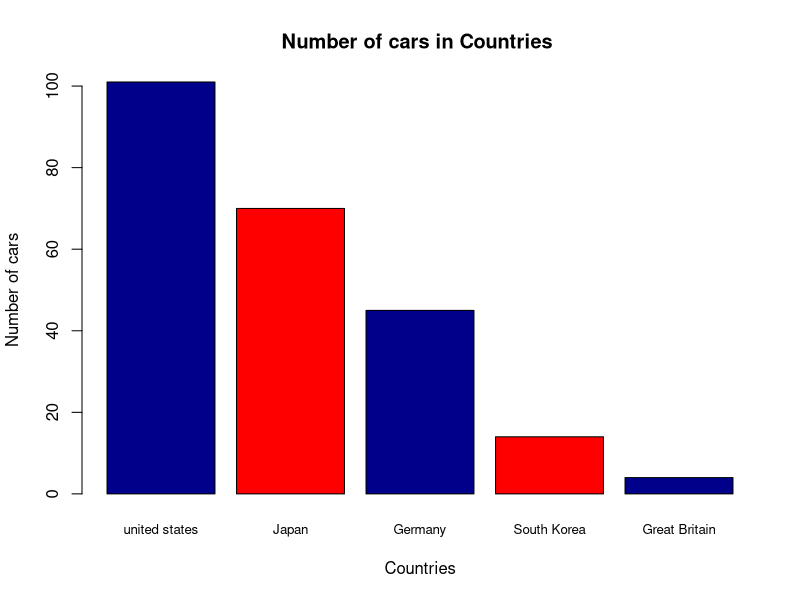
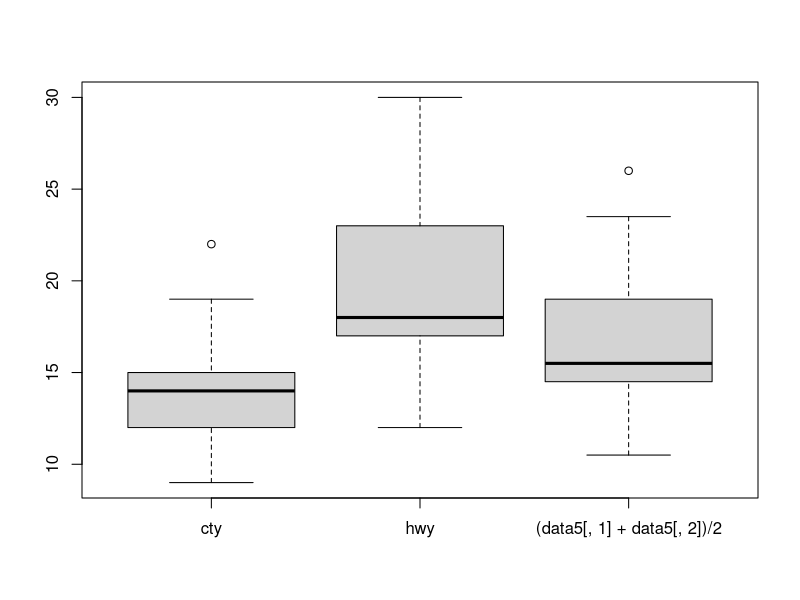
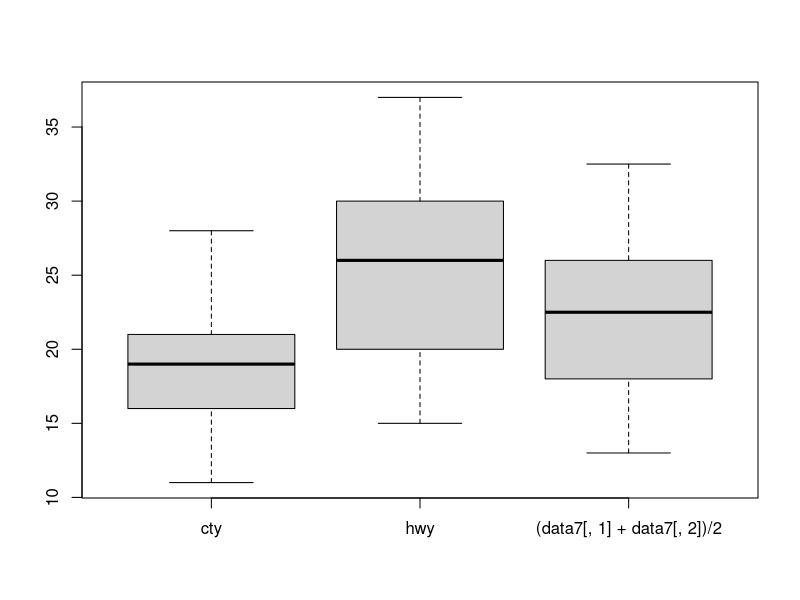
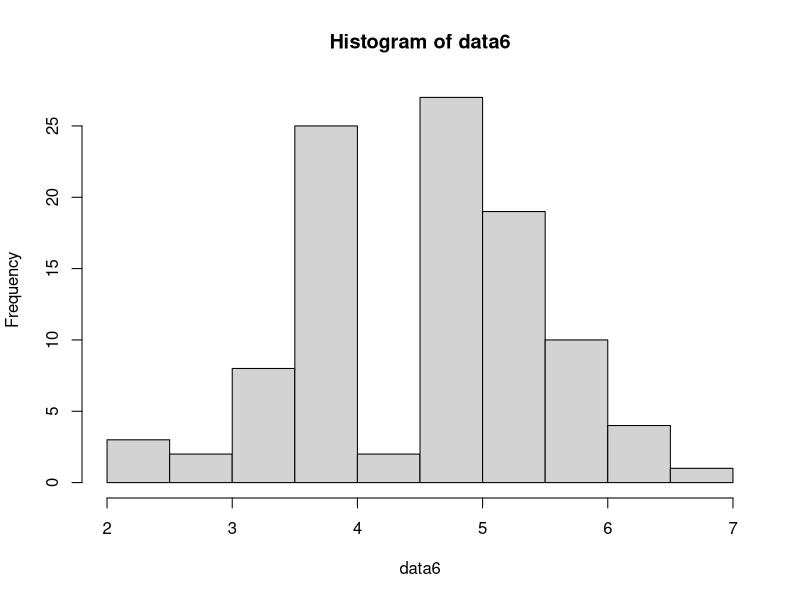
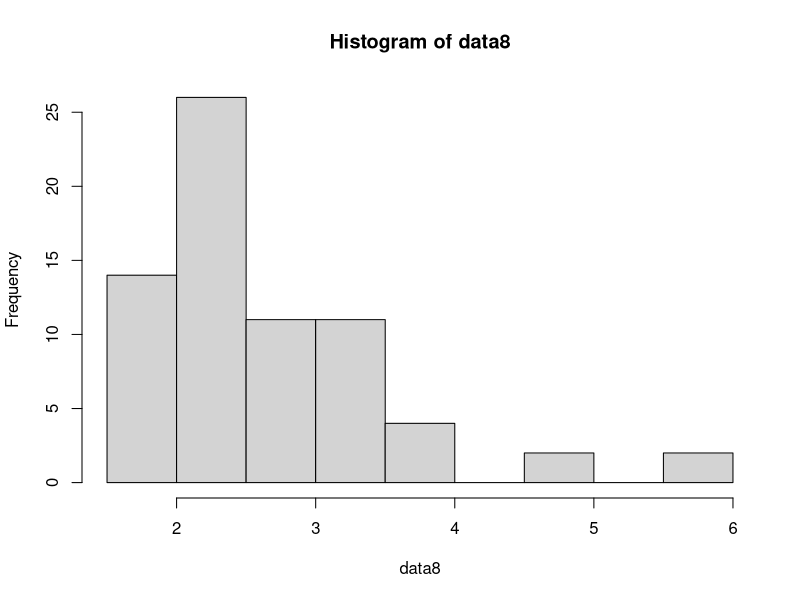

These figures' R source, in order:
install.packages("ggplot2")
library(ggplot2)
data1<-mpg
data1<-as.data.frame(data1)
library(dplyr)
data1$cyl<-factor(data1$cyl , levels = c("4","5","6","8"), ordered = TRUE)
str(data1)
#str function clearly shows that cyl is and ordered data

#1.b
data1$trans<-substr(data1$trans, 1,4)
data1$trans<-factor(data1$trans)
str(data1)
#1.c
data1$drv<-factor(data1$drv , levels = c("f","r","4"), ordered = TRUE)
str(data1)

#1.d
data1$fl<-factor(data1$fl , levels = c("p","d","e","c","r"),labels = c("gasoline","deisel","other","other","other")) 
str(data1)

#1.e
data1$class<-factor(data1$class , levels = c("2seater", "subcompact","compact", "midsize" , "suv", "minivan", "pickup"), ordered = TRUE)
str(data1)

#1.f
Country<- factor(data1$manufacturer, levels = c("audi","chevrolet","dodge","ford","honda","hyundai","jeep","land rover",
                                 "lincoln","mercury","nissan","pontiac","subaru","toyota","volkswagen"),
               labels = c("Germany","United States","United States","United States","Japan","South Korea","United States","Great Britain","United States","United States","Japan","United States","Japan","Japan","Germany"))

data1<-cbind(data1,Country)
data1$Country<-as.character(data1$Country)
str(data1)

#2a

bar.data <- as.matrix(sort(table(Country),decreasing = FALSE))
heights1=c(101,70,45,14,4)
barplot(heights1, main="Number of cars in Countries ", names.arg=c("united states", "Japan" , "Germany","South Korea","Great Britain"), ylab=" Number of cars ", xlab="Countries",  
        cex.names=0.8, col=c("darkblue","red"))
#2b
data3<-filter(data1, Country =="United States")
data3<-data3[,c(3,5,6,7,10,11)]
table(data3)
#2c

data5<-filter(data1, Country =="United States")
data5<-data5[,c(8,9)]
data5<-cbind(data5,(data5[,1]+data5[,2])/2)

data7<-filter(data1, Country =="Japan")
data7<-data7[,c(8,9)]
data7<-cbind(data7,(data7[,1]+data7[,2])/2)

boxplot(data5)
boxplot(data7)
mean(data7$`(data7[, 1] + data7[, 2])/2`)
median(data7$`(data7[, 1] + data7[, 2])/2`)
IQR(data7$`(data7[, 1] + data7[, 2])/2`)
sd(data7$`(data7[, 1] + data7[, 2])/2`)

mean(data5$`(data5[, 1] + data5[, 2])/2`)
median(data5$`(data5[, 1] + data5[, 2])/2`)
IQR(data5$`(data5[, 1] + data5[, 2])/2`)
sd(data5$`(data5[, 1] + data5[, 2])/2`)

#2d
data6<-filter(data1, Country =="United States")
data6<-data6[,3]

data8<-filter(data1, Country =="Japan")
data8<-data8[,3]

hist(data6)
#normal distribution
hist(data8)
#skewed right
